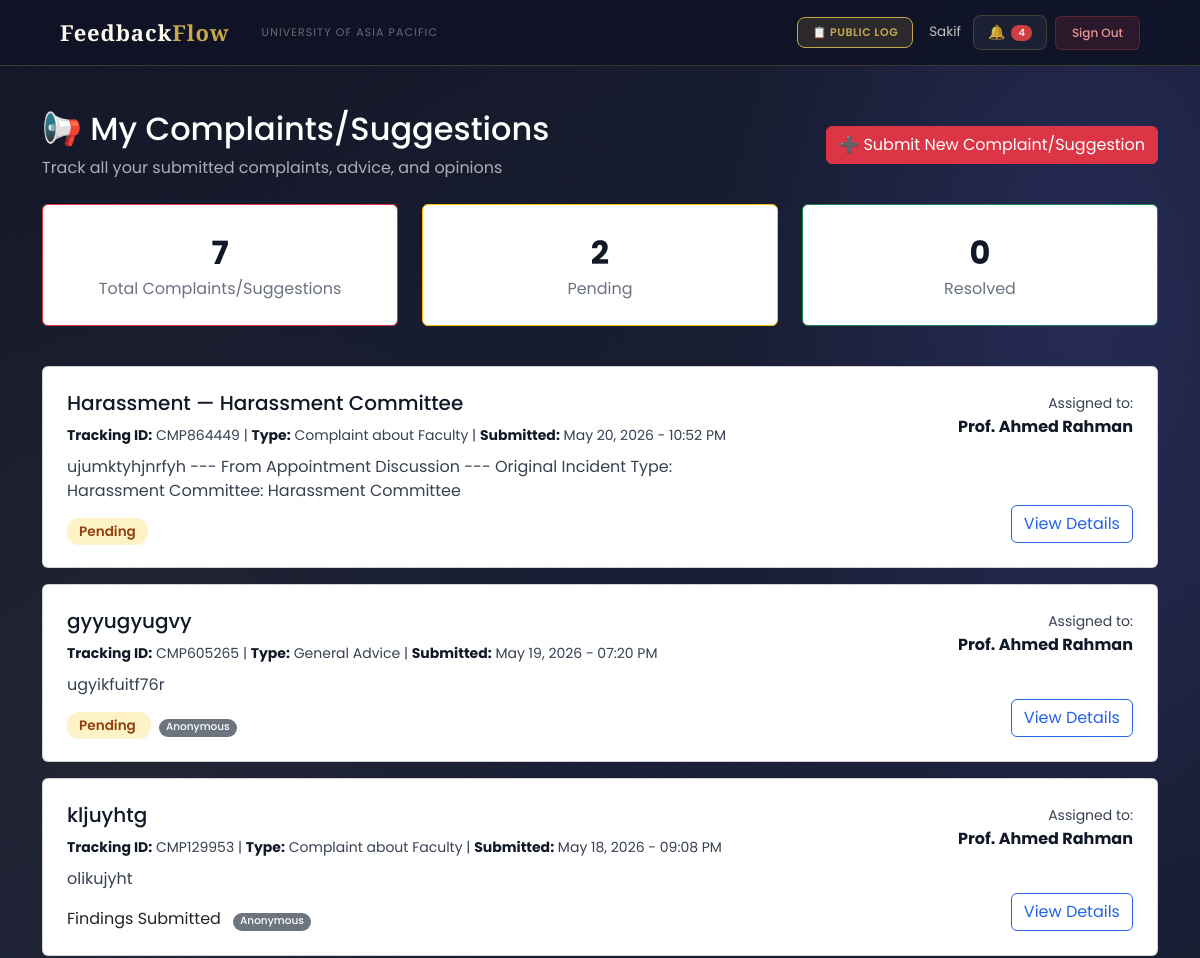
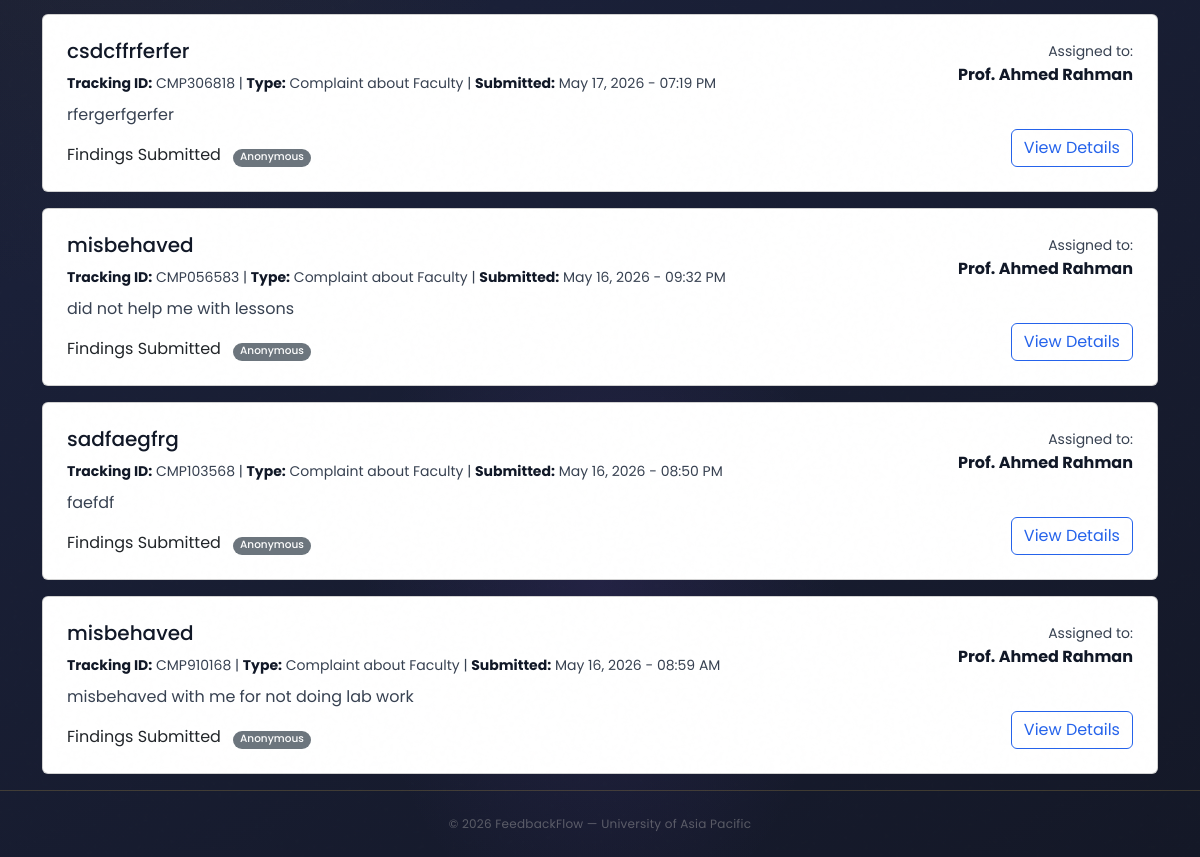
The app's page /complaints/my-complaints/ (signed in) with its own data (2 pictures, top to bottom).
### users/models.py (models this page shows, shortened)
class User(AbstractBaseUser, PermissionsMixin):
    ROLE_CHOICES = (
        ('Student',   'Student'),
        ('Faculty',   'Faculty'),
        ('HOD',       'Head of Department'),
        ('Staff',     'Staff'),
        ('DAO',       'Dean of Administration Office'),
        ('Admin',     'Administrator'),
        ('Committee', 'Committee Member'),
    )
    DEPARTMENT_CHOICES = (
        ('DBA',          'Department of Business Administration'),
        ('CSE',          'Department of Computer Science and Engineering'),
        ('CE',           'Department of Civil Engineering'),
        ('EEE',          'Department of Electrical and Electronic Engineering'),
        ('Pharmacy',     'Department of Pharmacy'),
        ('Law',          'Department of Law and Human Rights'),
        ('English',      'Department of English'),
        ('Architecture', 'Department of Architecture'),
    )
    COMMITTEE_TYPE_CHOICES = (
        ('Harassment Committee', 'Harassment Committee'),
        ('Proctorial Committee', 'Proctorial Committee'),
    )
    email          = models.EmailField(unique=True, max_length=255)
    full_name      = models.CharField(max_length=150)
    role           = models.CharField(max_length=20, choices=ROLE_CHOICES)
    department     = models.CharField(max_length=100, choices=DEPARTMENT_CHOICES, null=True, blank=True)
    student_id     = models.CharField(max_length=50, unique=True, null=True, blank=True)
    committee_type = models.CharField(max_length=50, choices=COMMITTEE_TYPE_CHOICES, null=True, blank=True)
    is_active      = models.BooleanField(default=True)
    is_staff       = models.BooleanField(default=False)
    created_at     = models.DateTimeField(auto_now_add=True)
    updated_at     = models.DateTimeField(auto_now=True)
    USERNAME_FIELD  = 'email'
    REQUIRED_FIELDS = ['full_name']
    objects = UserManager()
    class Meta:
        verbose_name        = 'User'
        verbose_name_plural = 'Users'
        ordering            = ['-created_at']
    def get_short_name(self):
        return self.full_name.split()[0] if self.full_name else self.email

### complaints/models.py (models this page shows, shortened)
class Complaint(models.Model):
    COMPLAINT_TYPE_CHOICES = (
        ('Faculty',  'Complaint about Faculty'),
        ('HOD',      'Complaint about HOD'),
        ('Staff',    'Complaint about Staff'),
        ('Facility', 'Facility Issue'),
        ('Advice',   'General Advice'),
        ('Opinion',  'Suggestion'),
    )
    STATUS_CHOICES = (
        ('Pending',             'Pending Review'),
        ('Under Investigation', 'Under Investigation'),
        ('Findings Submitted',  'Findings Submitted'),
        ('Resolved',            'Resolved'),
        ('Escalated',           'Escalated to Higher Authority'),
    )
    PRIORITY_CHOICES = (
        ('Low',    'Low'),
        ('Medium', 'Medium'),
        ('High',   'High'),
        ('Urgent', 'Urgent'),
    )
    student             = models.ForeignKey(settings.AUTH_USER_MODEL, on_delete=models.CASCADE, related_name='complaints_submitted')
    complaint_type      = models.CharField(max_length=20, choices=COMPLAINT_TYPE_CHOICES)
    resolution_deadline = models.DateField(null=True, blank=True, help_text='Deadline for resolving this complaint')
    subject             = models.CharField(max_length=200)
    description         = models.TextField()
    faculty_concerned   = models.ForeignKey(
        settings.AUTH_USER_MODEL, on_delete=models.SET_NULL,
        null=True, blank=True, related_name='complaints_against',
        limit_choices_to={'role__in': ['Faculty', 'HOD', 'Staff']}
    )
    location          = models.CharField(max_length=200, blank=True, null=True)
    status            = models.CharField(max_length=30, choices=STATUS_CHOICES, default='Pending')
    priority          = models.CharField(max_length=10, choices=PRIORITY_CHOICES, default='Medium')
    assigned_to       = models.ForeignKey(settings.AUTH_USER_MODEL, on_delete=models.SET_NULL, null=True, blank=True, related_name='complaints_assigned')
    is_anonymous      = models.BooleanField(default=False)
    final_action_note = models.TextField(blank=True, null=True)
    submitted_at      = models.DateTimeField(auto_now_add=True)
    updated_at        = models.DateTimeField(auto_now=True)
    resolved_at       = models.DateTimeField(null=True, blank=True)
    tracking_id       = models.CharField(max_length=20, unique=True, editable=False)
    class Meta:
        ordering        = ['-submitted_at']
        verbose_name    = 'Complaint'
        verbose_name_plural = 'Complaints'

### complaints/views.py (the view)
# urls.py: path('my-complaints/', views.my_complaints, name='my_complaints'),
@login_required
def my_complaints(request):
    if request.user.role != 'Student':
        messages.error(request, 'Access denied.')
        return redirect('login')
    complaints_list = Complaint.objects.filter(student=request.user).order_by('-submitted_at')
    context = {
        'complaints_list': complaints_list,
        'total_complaints': complaints_list.count(),
        'pending': complaints_list.filter(status='Pending').count(),
        'resolved': complaints_list.filter(status='Resolved').count(),
        'page_title': 'My Complaints'
    }
    return render(request, 'complaints/my_complaints.html', context)

### users/context_processors.py (called while the page is built)
def notifications_count(request):
    if request.user.is_authenticated:
        from users.models import Notification, Announcement
        count = Notification.objects.filter(
            recipient=request.user,
            is_read=False
        ).count()
        active_announcements = []
        for ann in Announcement.objects.filter(is_active=True).order_by('-created_at')[:10]:
            if ann.is_visible_to(request.user):
                active_announcements.append(ann)
            if len(active_announcements) >= 3:
                break
        return {
            'unread_notifications_count': count,
            'active_announcements': active_announcements,
        }
    return {'unread_notifications_count': 0, 'active_announcements': []}

### complaints/templates/complaints/my_complaints.html (shortened to what this page needs)
{% extends 'users/base.html' %}
{% block content %}
<div class="container mt-4">
    <div class="d-flex justify-content-between align-items-center mb-4">
        <div>
            <h2 class="page-header-title">📢 My Complaints/Suggestions</h2>
            <p class="page-header-sub mb-0">Track all your submitted complaints, advice, and opinions</p>
        </div>
        <a href="{% url 'submit_complaint' %}" class="btn btn-danger">➕ Submit New Complaint/Suggestion</a>
    </div>
    <div class="row mb-4">
        <div class="col-md-4 mb-3">
            <div class="card border-danger text-center">
                <div class="card-body py-4">
                    <div class="stat-card-number">{{ total_complaints }}</div>
                    <p class="text-muted mb-0">Total Complaints/Suggestions</p>
                </div>
            </div>
        </div>
        <div class="col-md-4 mb-3">
            <div class="card border-warning text-center">
                <div class="card-body py-4">
                    <div class="stat-card-number">{{ pending }}</div>
                    <p class="text-muted mb-0">Pending</p>
                </div>
            </div>
        </div>
        <div class="col-md-4 mb-3">
            <div class="card border-success text-center">
                <div class="card-body py-4">
                    <div class="stat-card-number">{{ resolved }}</div>
                    <p class="text-muted mb-0">Resolved</p>
                </div>
            </div>
        </div>
    </div>
    {% if complaints_list %}
        <div class="row">
            {% for complaint in complaints_list %}
            <div class="col-12 mb-3">
                <div class="card complaint-card">
                    <div class="card-body p-4">
                        <div class="row">
                            <div class="col-md-8">
                                <h5 class="mb-2">{{ complaint.subject }}</h5>
                                <p class="text-muted mb-2">
                                    <small>
                                        <strong>Tracking ID:</strong> {{ complaint.tracking_id }} |
                                        <strong>Type:</strong> {{ complaint.get_complaint_type_display }} |
                                        <strong>Submitted:</strong> {{ complaint.submitted_at|date:"M d, Y - h:i A" }}
                                    </small>
                                </p>
                                <p class="mb-3">{{ complaint.description|truncatewords:20 }}</p>
                                <div>
                                    <span class="status-{{ complaint.status|lower|cut:' ' }}">
                                        {{ complaint.status }}
                                    </span>
                                    {% if complaint.is_anonymous %}
                                        <span class="badge bg-secondary ms-2">Anonymous</span>
                                    {% endif %}
                                </div>
                            </div>
                            <div class="col-md-4 text-end d-flex flex-column align-items-end justify-content-between">
                                <div class="mb-3">
                                    <span class="text-muted"><small>Assigned to:</small></span>
                                    <strong class="d-block">
                                        {% if complaint.assigned_to %}
                                            {{ complaint.assigned_to.full_name }}
                                        {% else %}
                                            Not Assigned Yet
                                        {% endif %}
                                    </strong>
                                </div>
                                <a href="{% url 'complaint_detail' complaint.id %}" class="btn btn-outline-primary">
                                    View Details
                                </a>
                            </div>
                        </div>
                    </div>
                </div>
            </div>
            {% endfor %}
        </div>
    {% endif %}
</div>
{% endblock %}

### users/templates/users/base.html (shortened to what this page needs)
<!DOCTYPE html>
<html lang="en">
<head>
    <link href="https://cdn.jsdelivr.net/npm/bootstrap@5.3.0/dist/css/bootstrap.min.css" rel="stylesheet">
</head>
<body>
    <nav class="navbar navbar-expand-lg">
        <div class="container-fluid d-flex align-items-center gap-3">
            <a class="navbar-brand" href="/">Feedback<em>Flow</em></a>
            <span class="navbar-text d-none d-md-inline">University of Asia Pacific</span>
            {% if user.is_authenticated %}
            <div class="ms-auto d-flex align-items-center gap-2">
                <a href="{% url 'public_log' %}" class="btn-bell"
                    style="font-size:11px; font-weight:600; text-transform:uppercase; letter-spacing:0.05em; background:rgba(201,168,76,.15); color:var(--gold) !important; border-color:var(--gold) !important;">
                    📋 Public Log
                </a>
                <span class="nav-user-info d-none d-md-inline ms-2">{{ user.get_short_name }}</span>
                <a href="{% url 'notifications' %}" class="btn-bell ms-1">
                    🔔
                    {% if unread_notifications_count > 0 %}
                    <span class="badge bg-danger" style="font-size:10px;padding:3px 7px;">{{ unread_notifications_count }}</span>
                    {% endif %}
                </a>
                <a href="{% url 'logout' %}" class="btn-logout">Sign Out</a>
            </div>
            {% endif %}
        </div>
    </nav>
    <main>
        {% block content %}{% endblock %}
    </main>
    <footer>
        <p>© 2026 FeedbackFlow — University of Asia Pacific</p>
    </footer>
</body>
</html>

### records on screen
User: get_short_name "Sakif"
Complaint: subject "Harassment — Harassment Committee", tracking_id "CMP864449", complaint_type "Complaint about Faculty", submitted_at "May 20, 2026 - 10:52 PM", description "ujumktyhjnrfyh --- From Appointment Discussion --- Original Incident Type: Harassment Committee: Harassment Committee", status "Pending", assigned_to.full_name "Prof. Ahmed Rahman"
Complaint: subject "gyyugyugvy", tracking_id "CMP605265", complaint_type "General Advice", submitted_at "May 19, 2026 - 07:20 PM", description "ugyikfuitf76r", status "Pending", is_anonymous "Anonymous", assigned_to.full_name "Prof. Ahmed Rahman"
Complaint: subject "kljuyhtg", tracking_id "CMP129953", complaint_type "Complaint about Faculty", submitted_at "May 18, 2026 - 09:08 PM", description "olikujyht", status "Findings Submitted", is_anonymous "Anonymous", assigned_to.full_name "Prof. Ahmed Rahman"
Complaint: subject "csdcffrferfer", tracking_id "CMP306818", complaint_type "Complaint about Faculty", submitted_at "May 17, 2026 - 07:19 PM", description "rfergerfgerfer", status "Findings Submitted", is_anonymous "Anonymous", assigned_to.full_name "Prof. Ahmed Rahman"
Complaint: subject "misbehaved", tracking_id "CMP056583", complaint_type "Complaint about Faculty", submitted_at "May 16, 2026 - 09:32 PM", description "did not help me with lessons", status "Findings Submitted", is_anonymous "Anonymous", assigned_to.full_name "Prof. Ahmed Rahman"
Complaint: subject "sadfaegfrg", tracking_id "CMP103568", complaint_type "Complaint about Faculty", submitted_at "May 16, 2026 - 08:50 PM", description "faefdf", status "Findings Submitted", is_anonymous "Anonymous", assigned_to.full_name "Prof. Ahmed Rahman"
Complaint: subject "misbehaved", tracking_id "CMP910168", complaint_type "Complaint about Faculty", submitted_at "May 16, 2026 - 08:59 AM", description "misbehaved with me for not doing lab work", status "Findings Submitted", is_anonymous "Anonymous", assigned_to.full_name "Prof. Ahmed Rahman"

### other values on screen
{{ unread_notifications_count }} "4"
{{ total_complaints }} "7"
{{ pending }} "2"
{{ resolved }} "0"
